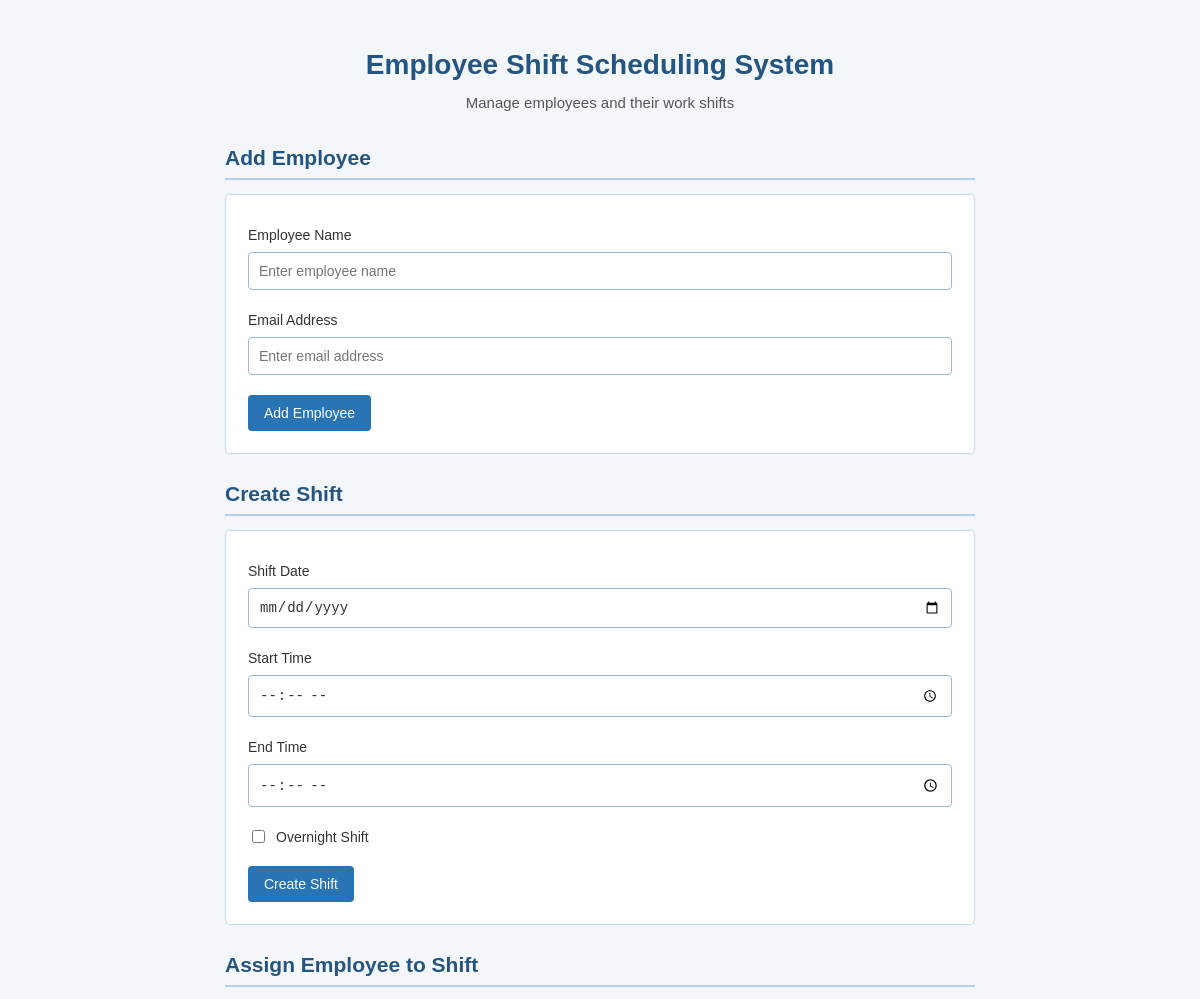
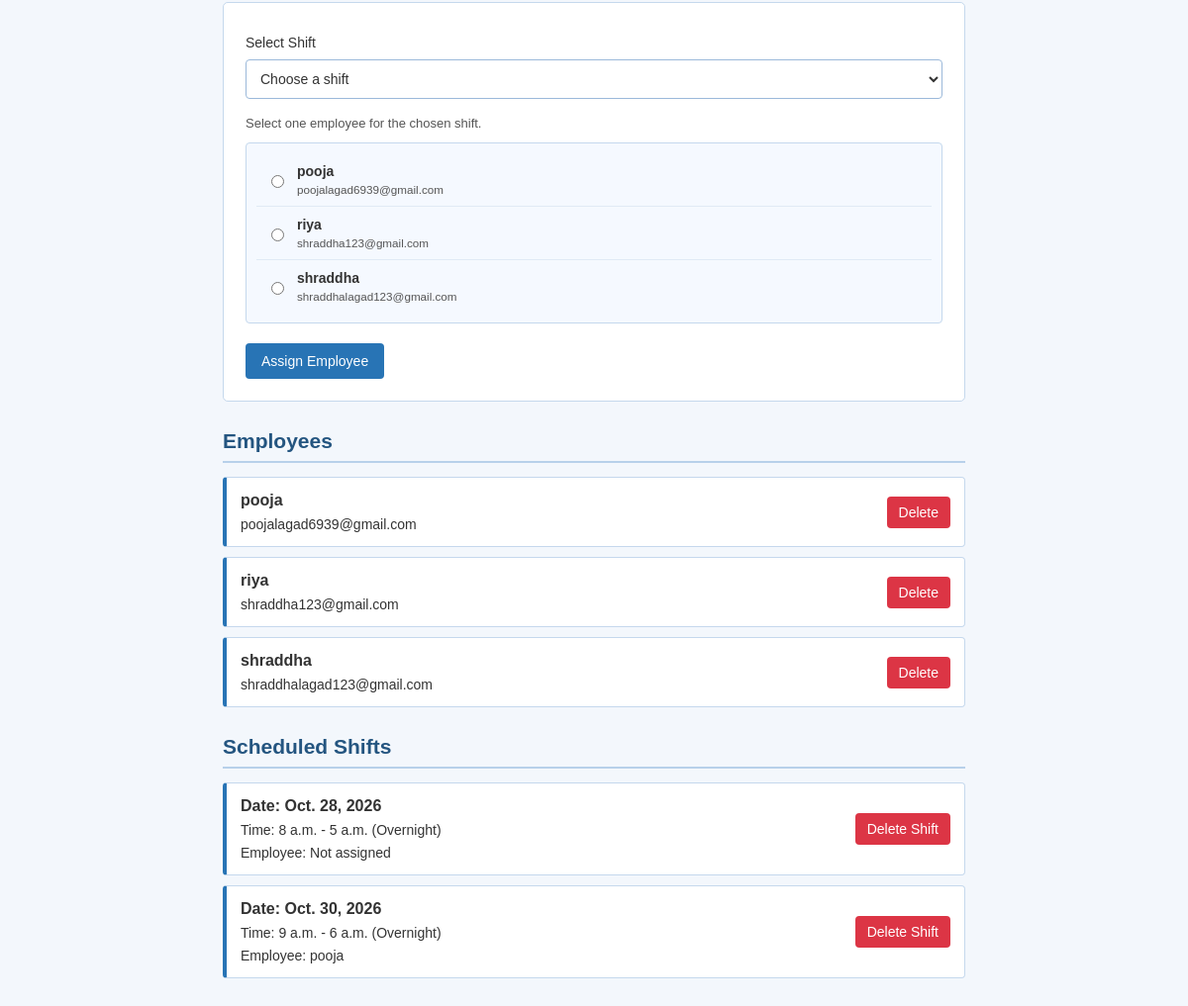
The page / on the database its author committed (2 pictures, top to bottom).
### scheduler/models.py (models this page shows, shortened)
class Employee(models.Model):
    name = models.CharField(max_length=100)
    email = models.EmailField(unique=True)

class Shift(models.Model):
    date = models.DateField()
    start_time = models.TimeField()
    end_time = models.TimeField()
    overnight = models.BooleanField(default=False)
    employees = models.ManyToManyField(Employee, blank=True)

### scheduler/views.py (the view, shortened to what this page needs)
# urls.py: 2. Add a URL to urlpatterns:  path('', views.home, name='home')
def home(request):
    employees = Employee.objects.all().order_by("name")
    shifts = Shift.objects.prefetch_related(
        "employees"
    ).order_by("date", "start_time")
    return render(
        request,
        "scheduler/home.html",
        {
            "employees": employees,
            "shifts": shifts,
        }
    )

### scheduler/templates/scheduler/home.html (shortened to what this page needs)
{% load static %}
<!DOCTYPE html>
<html lang="en">
<head>
    <link rel="stylesheet"
          href="{% static 'scheduler/style.css' %}">
</head>
<body>
    <div class="container">
        <header>
            <h1>Employee Shift Scheduling System</h1>
            <p class="subtitle">
                Manage employees and their work shifts
            </p>
        </header>
        <section>
            <h2>Add Employee</h2>
            <form method="post">
                <label for="employee_name">Employee Name</label>
                <input
                    type="text"
                    id="employee_name"
                    name="name"
                    placeholder="Enter employee name"
                    required
                >
                <label for="employee_email">Email Address</label>
                <input
                    type="email"
                    id="employee_email"
                    name="email"
                    placeholder="Enter email address"
                    required
                >
                <button type="submit">Add Employee</button>
            </form>
        </section>
        <section>
            <h2>Create Shift</h2>
            <form method="post">
                <label for="shift_date">Shift Date</label>
                <input
                    type="date"
                    id="shift_date"
                    name="date"
                    required
                >
                <label for="start_time">Start Time</label>
                <input
                    type="time"
                    id="start_time"
                    name="start_time"
                    required
                >
                <label for="end_time">End Time</label>
                <input
                    type="time"
                    id="end_time"
                    name="end_time"
                    required
                >
                <label class="checkbox-label">
                    <input type="checkbox" name="overnight">
                    Overnight Shift
                </label>
                <button type="submit">Create Shift</button>
            </form>
        </section>
        <section>
            <h2>Assign Employee to Shift</h2>
            <form method="post">
                <label for="shift_id">Select Shift</label>
                <select name="shift_id" id="shift_id" required>
                    <option value="">Choose a shift</option>
                </select>
                <p class="help-text">
                    Select one employee for the chosen shift.
                </p>
                <div class="employee-options">
                    {% for employee in employees %}
                        <label class="employee-option">
                            <input
                                type="radio"
                                name="employee_id"
                                value="{{ employee.id }}"
                                required
                            >
                            <span>
                                <strong>{{ employee.name }}</strong>
                                <small>{{ employee.email }}</small>
                            </span>
                        </label>
                    {% empty %}
                        <p>No employees available. Add an employee first.</p>
                    {% endfor %}
                </div>
                <button type="submit">Assign Employee</button>
            </form>
        </section>
        <section>
            <h2>Employees</h2>
            {% for employee in employees %}
                <div class="record">
                    <div class="record-details">
                        <strong>{{ employee.name }}</strong>
                        <span>{{ employee.email }}</span>
                    </div>
                    <form method="post"
                          class="delete-form"
                          onsubmit="return confirm('Delete this employee?');">
                        <button type="submit" class="delete-button">
                            Delete
                        </button>
                    </form>
                </div>
            {% empty %}
                <p class="empty-message">No employees added yet.</p>
            {% endfor %}
        </section>
        <section>
            <h2>Scheduled Shifts</h2>
            {% for shift in shifts %}
                <div class="record shift-record">
                    <div class="record-details">
                        <strong>Date: {{ shift.date }}</strong>
                        <span>
                            Time: {{ shift.start_time }} -
                            {{ shift.end_time }}
                            {% if shift.overnight %}(Overnight){% endif %}
                        </span>
                        <span>
                            Employee:
                            {% for employee in shift.employees.all %}
                                {{ employee.name }}
                            {% empty %}
                                Not assigned
                            {% endfor %}
                        </span>
                    </div>
                    <form method="post"
                          class="delete-form"
                          onsubmit="return confirm('Delete this shift?');">
                        <button type="submit" class="delete-button">
                            Delete Shift
                        </button>
                    </form>
                </div>
            {% empty %}
                <p class="empty-message">No shifts created yet.</p>
            {% endfor %}
        </section>
    </div>
</body>
</html>

### scheduler/static/scheduler/style.css (style rules this page uses)
* { box-sizing: border-box; }
body { font-family: Arial, sans-serif; background-color: #f3f7fc; color: #333; margin: 0; padding: 30px 15px; }
.container { width: 100%; max-width: 750px; margin: 0 auto; }
header { text-align: center; margin-bottom: 30px; }
h1 { color: #245580; font-size: 28px; margin-bottom: 8px; }
.subtitle { color: #555; font-size: 15px; margin: 0; padding: 5px; border: none; background: transparent; }
h2 { color: #245580; font-size: 21px; margin-top: 28px; margin-bottom: 14px; padding-bottom: 8px; border-bottom: 2px solid #b7d0ea; }
form:not(.delete-form) { background-color: #fff; padding: 22px; border: 1px solid #c5d8ed; border-radius: 5px; margin-bottom: 20px; }
label { display: block; font-size: 14px; margin-top: 10px; margin-bottom: 5px; }
input[type="text"], input[type="email"], input[type="date"], input[type="time"], select { width: 100%; padding: 10px; margin: 4px 0 12px; border: 1px solid #9bb9da; border-radius: 4px; background-color: #fff; font-size: 14px; color: #333; }
.checkbox-label { display: flex; align-items: center; gap: 8px; margin: 8px 0 12px; }
input[type="checkbox"], input[type="radio"] { accent-color: #2874b5; cursor: pointer; }
button { background-color: #2874b5; color: #fff; padding: 10px 16px; border: none; border-radius: 4px; font-size: 14px; cursor: pointer; margin-top: 8px; }
.employee-options { background-color: #f5f9ff; border: 1px solid #c5d8ed; border-radius: 4px; padding: 10px; margin: 12px 0; }
.employee-option { display: flex; align-items: center; gap: 10px; padding: 10px; margin: 0; border-bottom: 1px solid #e0eaf5; cursor: pointer; }
.employee-option:last-child { border-bottom: none; }
.employee-option input[type="radio"] { flex-shrink: 0; }
.employee-option span { display: flex; flex-direction: column; gap: 4px; }
.employee-option small { color: #555; overflow-wrap: anywhere; }
.help-text { background: transparent; border: none; padding: 0; margin: 5px 0; color: #555; font-size: 13px; }
.record { display: flex; justify-content: space-between; align-items: center; gap: 15px; background-color: #fff; border: 1px solid #c5d8ed; border-left: 4px solid #2874b5; border-radius: 4px; padding: 14px; margin-bottom: 10px; }
.record-details { display: flex; flex-direction: column; gap: 7px; min-width: 0; overflow-wrap: anywhere; }
.record-details span { font-size: 14px; }
.delete-form { margin: 0; padding: 0; background: transparent; border: none; flex-shrink: 0; }
.delete-button { background-color: #dc3545; color: white; padding: 8px 12px; margin: 0; }

### rows shown on the page
Employee: name "pooja", email "poojalagad6939@gmail.com"
Employee: name "riya", email "shraddha123@gmail.com"
Employee: name "shraddha", email "shraddhalagad123@gmail.com"
Shift: date "Oct. 28, 2026", start_time "8 a.m.", end_time "5 a.m.", overnight "(Overnight)"
Shift: date "Oct. 30, 2026", start_time "9 a.m.", end_time "6 a.m.", overnight "(Overnight)"
